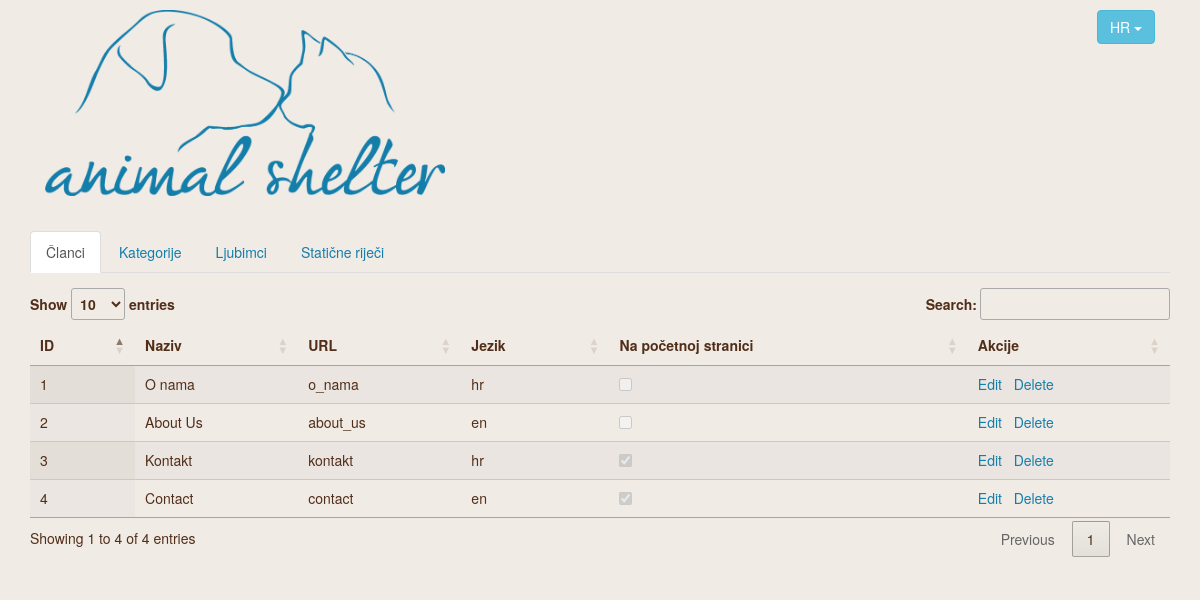
/admin.php (signed in), run on the app's committed database.
### tables this page shows
CREATE TABLE IF NOT EXISTS `articles` (
  `id` int(11) NOT NULL AUTO_INCREMENT,
  `title` varchar(255) NOT NULL,
  `body` longtext,
  `lang` varchar(2) NOT NULL,
  `url` varchar(255) NOT NULL,
  `in_menu` bit(1) NOT NULL,
  `menu_weight` int(11) DEFAULT NULL,
  `summary` text,
  `on_homepage` bit(1) NOT NULL,
  `translation_of` int(11) DEFAULT NULL,
  PRIMARY KEY (`id`)
);

### admin_site_control.php (called while the page is built, shortened)
<?php
	$URLRewriting = true;
	$conn = new mysqli('localhost', 'root', 'root', 'animal_shelter') or die("Connection failed!");
	$conn->set_charset('utf8');
	$static_words = [];
	$sql = "SELECT word_id, word FROM static_words WHERE lang like '".$_SESSION['lang']."';";
	$result = $conn->query($sql);
	while($word = $result->fetch_assoc()) {
		$static_words[$word['word_id']] = $word['word'];
	}
?>

### templates/admin-tables.php (the view, shortened to what this page needs)
<div role="tabpanel">
	<ul class="nav nav-tabs" role="tablist">
		<li role="presentation" class="active"><a href="#articles" aria-controls="articles" role="tab" data-toggle="tab"><?php echo isset($static_words['articles']) ? $static_words['articles'] : '' ?></a></li>
		<li role="presentation"><a href="#categories" aria-controls="categories" role="tab" data-toggle="tab"><?php echo isset($static_words['categories']) ? $static_words['categories'] : '' ?></a></li>
		<li role="presentation"><a href="#pets" aria-controls="pets" role="tab" data-toggle="tab"><?php echo isset($static_words['pets']) ? $static_words['pets'] : '' ?></a></li>
		<li role="presentation"><a href="#static_words" aria-controls="static_words" role="tab" data-toggle="tab"><?php echo isset($static_words['static_words']) ? $static_words['static_words'] : '' ?></a></li>
	</ul>
	<div class="tab-content">
		<div role="tabpanel" class="tab-pane fade active in" id="articles">
			<table id="articles-table" class="display" cellspacing="0" width="100%">
				<thead>
					<tr>
						<th>ID</th>
						<th><?php echo isset($static_words['title']) ? $static_words['title'] : '' ?></th>
						<th>URL</th>
						<th><?php echo isset($static_words['lang']) ? $static_words['lang'] : '' ?></th>
						<th><?php echo isset($static_words['on_homepage']) ? $static_words['on_homepage'] : '' ?></th>
						<th><?php echo isset($static_words['actions']) ? $static_words['actions'] : '' ?></th>
					</tr>
				</thead>
				<tbody>
					<?php
						$sql = "SELECT id, title, url, lang, on_homepage FROM articles;";
						$result = $conn->query($sql);
					?>
					<?php if ($result && $result->num_rows > 0): ?>
						<?php while($item = $result->fetch_assoc()) : ?>
							<tr>
								<td><?php echo $item['id'] ?></td>
								<td><?php echo $item['title'] ?></td>
								<td><?php echo $item['url'] ?></td>
								<td><?php echo $item['lang'] ?></td>
								<td><input type="checkbox" disabled <?php echo $item['on_homepage'] == 1 ? 'checked' : '' ?>></td>
								<td><a href="/<?php print $URLRewriting ? 'admin/edit/articles/' : 'admin.php?action=edit&bundle=articles&id=' ?><?php echo $item['id'] ?>">Edit</a> &nbsp; <a href="/admin/delete/articles/<?php echo $item['id'] ?>">Delete</a></td>
							</tr>
						<?php endwhile; ?>
					<?php endif ?>
				</tbody>
			</table>
		</div>
	</div>
</div>

### css/style.css (style rules this page uses)
body { color: #512E19; background: #F0EBE5; }
a { color: #147eab; }
section.admin-content .tab-content { margin: 15px 0; }
section.admin-content table input[type="checkbox"] { width: initial; }

### data on the page
articles: id "1", title "O nama", url "o_nama", lang "hr"
articles: id "2", title "About Us", url "about_us", lang "en"
articles: id "3", title "Kontakt", url "kontakt", lang "hr", on_homepage "☑"
articles: id "4", title "Contact", url "contact", lang "en", on_homepage "☑"

### other printed values
$_SESSION['lang'] "HR"
$static_words['articles'] "Članci"
$static_words['categories'] "Kategorije"
$static_words['pets'] "Ljubimci"
$static_words['static_words'] "Statične riječi"
$static_words['title'] "Naziv"
$static_words['lang'] "Jezik"
$static_words['on_homepage'] "Na početnoj stranici"
$static_words['actions'] "Akcije"
